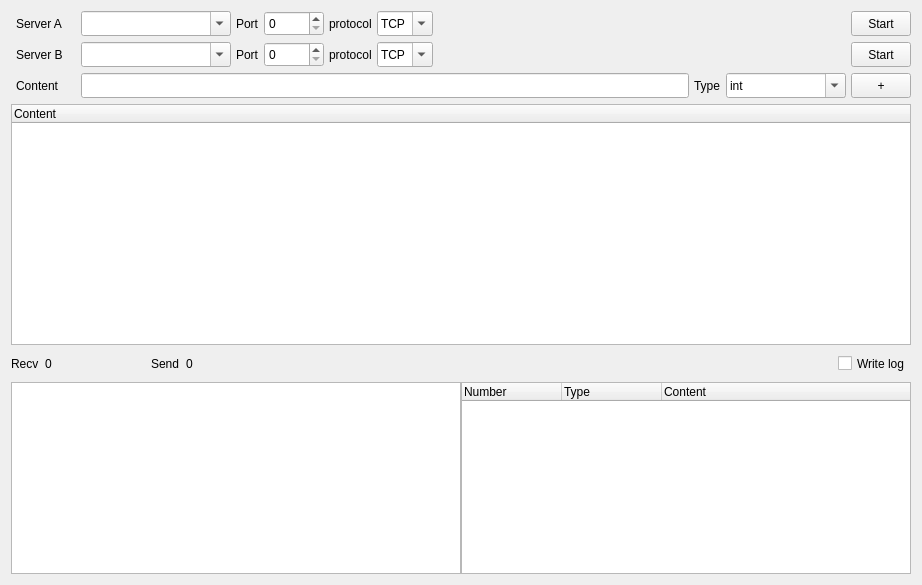
<?xml version="1.0" encoding="UTF-8"?>
<ui version="4.0">
 <class>SocketServer</class>
 <widget class="QWidget" name="SocketServer">
  <property name="geometry">
   <rect>
    <x>0</x>
    <y>0</y>
    <width>922</width>
    <height>585</height>
   </rect>
  </property>
  <property name="windowTitle">
   <string>Form</string>
  </property>
  <layout class="QVBoxLayout" name="verticalLayout">
   <item>
    <layout class="QHBoxLayout" name="horizontalLayout_10">
     <property name="bottomMargin">
      <number>0</number>
     </property>
     <item>
      <layout class="QVBoxLayout" name="verticalLayout_4">
       <item>
        <layout class="QHBoxLayout" name="horizontalLayout_2">
         <property name="spacing">
          <number>5</number>
         </property>
         <property name="leftMargin">
          <number>5</number>
         </property>
         <property name="topMargin">
          <number>0</number>
         </property>
         <item>
          <widget class="QLabel" name="label_4">
           <property name="minimumSize">
            <size>
             <width>60</width>
             <height>25</height>
            </size>
           </property>
           <property name="text">
            <string>Server A</string>
           </property>
          </widget>
         </item>
         <item>
          <widget class="QComboBox" name="comboBox_ServerA">
           <property name="minimumSize">
            <size>
             <width>150</width>
             <height>25</height>
            </size>
           </property>
           <property name="editable">
            <bool>true</bool>
           </property>
          </widget>
         </item>
         <item>
          <widget class="QLabel" name="label_5">
           <property name="minimumSize">
            <size>
             <width>0</width>
             <height>25</height>
            </size>
           </property>
           <property name="text">
            <string>Port</string>
           </property>
          </widget>
         </item>
         <item>
          <widget class="QSpinBox" name="spinBox_PortA">
           <property name="minimumSize">
            <size>
             <width>60</width>
             <height>25</height>
            </size>
           </property>
           <property name="maximumSize">
            <size>
             <width>60</width>
             <height>25</height>
            </size>
           </property>
           <property name="minimum">
            <number>0</number>
           </property>
           <property name="maximum">
            <number>65535</number>
           </property>
           <property name="value">
            <number>0</number>
           </property>
          </widget>
         </item>
         <item>
          <widget class="QLabel" name="label_6">
           <property name="minimumSize">
            <size>
             <width>0</width>
             <height>25</height>
            </size>
           </property>
           <property name="text">
            <string>protocol</string>
           </property>
          </widget>
         </item>
         <item>
          <widget class="QComboBox" name="comboBox_ProtocolA">
           <property name="minimumSize">
            <size>
             <width>50</width>
             <height>25</height>
            </size>
           </property>
           <property name="editable">
            <bool>true</bool>
           </property>
           <item>
            <property name="text">
             <string>TCP</string>
            </property>
           </item>
           <item>
            <property name="text">
             <string>UDP</string>
            </property>
           </item>
          </widget>
         </item>
         <item>
          <spacer name="horizontalSpacer_2">
           <property name="orientation">
            <enum>Qt::Horizontal</enum>
           </property>
           <property name="sizeHint" stdset="0">
            <size>
             <width>40</width>
             <height>20</height>
            </size>
           </property>
          </spacer>
         </item>
         <item>
          <widget class="QPushButton" name="pushButton_StartA">
           <property name="minimumSize">
            <size>
             <width>60</width>
             <height>25</height>
            </size>
           </property>
           <property name="maximumSize">
            <size>
             <width>60</width>
             <height>25</height>
            </size>
           </property>
           <property name="text">
            <string>Start</string>
           </property>
          </widget>
         </item>
        </layout>
       </item>
       <item>
        <layout class="QHBoxLayout" name="horizontalLayout_3">
         <property name="spacing">
          <number>5</number>
         </property>
         <property name="leftMargin">
          <number>5</number>
         </property>
         <property name="topMargin">
          <number>0</number>
         </property>
         <item>
          <widget class="QLabel" name="label_7">
           <property name="minimumSize">
            <size>
             <width>60</width>
             <height>25</height>
            </size>
           </property>
           <property name="text">
            <string>Server B</string>
           </property>
          </widget>
         </item>
         <item>
          <widget class="QComboBox" name="comboBox_ServerB">
           <property name="minimumSize">
            <size>
             <width>150</width>
             <height>25</height>
            </size>
           </property>
           <property name="editable">
            <bool>true</bool>
           </property>
          </widget>
         </item>
         <item>
          <widget class="QLabel" name="label_9">
           <property name="minimumSize">
            <size>
             <width>0</width>
             <height>25</height>
            </size>
           </property>
           <property name="text">
            <string>Port</string>
           </property>
          </widget>
         </item>
         <item>
          <widget class="QSpinBox" name="spinBox_PortB">
           <property name="minimumSize">
            <size>
             <width>60</width>
             <height>25</height>
            </size>
           </property>
           <property name="maximumSize">
            <size>
             <width>60</width>
             <height>25</height>
            </size>
           </property>
           <property name="minimum">
            <number>0</number>
           </property>
           <property name="maximum">
            <number>65535</number>
           </property>
           <property name="value">
            <number>0</number>
           </property>
          </widget>
         </item>
         <item>
          <widget class="QLabel" name="label_8">
           <property name="minimumSize">
            <size>
             <width>0</width>
             <height>25</height>
            </size>
           </property>
           <property name="text">
            <string>protocol</string>
           </property>
          </widget>
         </item>
         <item>
          <widget class="QComboBox" name="comboBox_ProtocolB">
           <property name="minimumSize">
            <size>
             <width>50</width>
             <height>25</height>
            </size>
           </property>
           <property name="editable">
            <bool>true</bool>
           </property>
           <item>
            <property name="text">
             <string>TCP</string>
            </property>
           </item>
           <item>
            <property name="text">
             <string>UDP</string>
            </property>
           </item>
          </widget>
         </item>
         <item>
          <spacer name="horizontalSpacer_3">
           <property name="orientation">
            <enum>Qt::Horizontal</enum>
           </property>
           <property name="sizeHint" stdset="0">
            <size>
             <width>40</width>
             <height>20</height>
            </size>
           </property>
          </spacer>
         </item>
         <item>
          <widget class="QPushButton" name="pushButton_StartB">
           <property name="minimumSize">
            <size>
             <width>60</width>
             <height>25</height>
            </size>
           </property>
           <property name="maximumSize">
            <size>
             <width>60</width>
             <height>25</height>
            </size>
           </property>
           <property name="text">
            <string>Start</string>
           </property>
          </widget>
         </item>
        </layout>
       </item>
      </layout>
     </item>
    </layout>
   </item>
   <item>
    <layout class="QHBoxLayout" name="horizontalLayout">
     <property name="spacing">
      <number>5</number>
     </property>
     <property name="leftMargin">
      <number>5</number>
     </property>
     <item>
      <widget class="QLabel" name="label_2">
       <property name="minimumSize">
        <size>
         <width>60</width>
         <height>0</height>
        </size>
       </property>
       <property name="text">
        <string>Content</string>
       </property>
      </widget>
     </item>
     <item>
      <widget class="QLineEdit" name="lineEdit">
       <property name="minimumSize">
        <size>
         <width>0</width>
         <height>25</height>
        </size>
       </property>
       <property name="maximumSize">
        <size>
         <width>16777215</width>
         <height>25</height>
        </size>
       </property>
      </widget>
     </item>
     <item>
      <widget class="QLabel" name="label">
       <property name="text">
        <string>Type</string>
       </property>
      </widget>
     </item>
     <item>
      <widget class="QComboBox" name="comboBox_DataType">
       <property name="minimumSize">
        <size>
         <width>120</width>
         <height>25</height>
        </size>
       </property>
       <property name="maximumSize">
        <size>
         <width>120</width>
         <height>25</height>
        </size>
       </property>
       <property name="editable">
        <bool>true</bool>
       </property>
       <item>
        <property name="text">
         <string>int</string>
        </property>
       </item>
       <item>
        <property name="text">
         <string>hex</string>
        </property>
       </item>
       <item>
        <property name="text">
         <string>char</string>
        </property>
       </item>
       <item>
        <property name="text">
         <string>float</string>
        </property>
       </item>
       <item>
        <property name="text">
         <string>double</string>
        </property>
       </item>
       <item>
        <property name="text">
         <string>Unsigned int</string>
        </property>
       </item>
       <item>
        <property name="text">
         <string>unsigned long int</string>
        </property>
       </item>
       <item>
        <property name="text">
         <string>unsigned long long int</string>
        </property>
       </item>
      </widget>
     </item>
     <item>
      <widget class="QPushButton" name="pushButton_2">
       <property name="minimumSize">
        <size>
         <width>60</width>
         <height>25</height>
        </size>
       </property>
       <property name="maximumSize">
        <size>
         <width>60</width>
         <height>25</height>
        </size>
       </property>
       <property name="text">
        <string>+</string>
       </property>
      </widget>
     </item>
    </layout>
   </item>
   <item>
    <widget class="QTreeWidget" name="treeWidget_Data">
     <column>
      <property name="text">
       <string>Content</string>
      </property>
     </column>
    </widget>
   </item>
   <item>
    <layout class="QHBoxLayout" name="horizontalLayout_9">
     <item>
      <widget class="QLabel" name="label_10">
       <property name="text">
        <string>Recv</string>
       </property>
      </widget>
     </item>
     <item>
      <widget class="QLabel" name="label_RecvDataCount">
       <property name="minimumSize">
        <size>
         <width>100</width>
         <height>25</height>
        </size>
       </property>
       <property name="maximumSize">
        <size>
         <width>100</width>
         <height>16777215</height>
        </size>
       </property>
       <property name="text">
        <string>0</string>
       </property>
      </widget>
     </item>
     <item>
      <widget class="QLabel" name="label_11">
       <property name="minimumSize">
        <size>
         <width>0</width>
         <height>25</height>
        </size>
       </property>
       <property name="text">
        <string>Send</string>
       </property>
      </widget>
     </item>
     <item>
      <widget class="QLabel" name="label_SendDataCount">
       <property name="minimumSize">
        <size>
         <width>100</width>
         <height>25</height>
        </size>
       </property>
       <property name="maximumSize">
        <size>
         <width>100</width>
         <height>16777215</height>
        </size>
       </property>
       <property name="text">
        <string>0</string>
       </property>
      </widget>
     </item>
     <item>
      <spacer name="horizontalSpacer_4">
       <property name="orientation">
        <enum>Qt::Horizontal</enum>
       </property>
       <property name="sizeHint" stdset="0">
        <size>
         <width>40</width>
         <height>20</height>
        </size>
       </property>
      </spacer>
     </item>
     <item>
      <widget class="QCheckBox" name="checkBox_WriteLog">
       <property name="minimumSize">
        <size>
         <width>0</width>
         <height>25</height>
        </size>
       </property>
       <property name="text">
        <string>Write log</string>
       </property>
      </widget>
     </item>
    </layout>
   </item>
   <item>
    <widget class="QSplitter" name="splitter">
     <property name="lineWidth">
      <number>1</number>
     </property>
     <property name="orientation">
      <enum>Qt::Horizontal</enum>
     </property>
     <property name="handleWidth">
      <number>0</number>
     </property>
     <widget class="QTreeWidget" name="treeWidget_Log">
      <attribute name="headerVisible">
       <bool>false</bool>
      </attribute>
      <column>
       <property name="text">
        <string notr="true">1</string>
       </property>
      </column>
     </widget>
     <widget class="QTreeWidget" name="treeWidget_2">
      <property name="horizontalScrollBarPolicy">
       <enum>Qt::ScrollBarAlwaysOff</enum>
      </property>
      <column>
       <property name="text">
        <string>Number</string>
       </property>
      </column>
      <column>
       <property name="text">
        <string>Type</string>
       </property>
      </column>
      <column>
       <property name="text">
        <string>Content</string>
       </property>
      </column>
     </widget>
    </widget>
   </item>
  </layout>
 </widget>
 <resources/>
 <connections/>
</ui>
